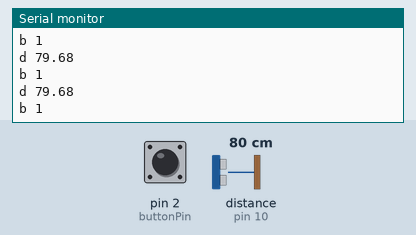
This sketch was run on a simulated Arduino Uno, built with avr-gcc and run on an emulated ATmega328P. Parts: the last lines printed to the serial monitor. Wiring (inferred from the names in the program): ultrasonic range finder: trigger pin 9; echo pin 10. The inputs (shaded band) are chosen by the test bench; at power-on: distance to the obstacle (sensor on pin 10) 80 cm, pin 2 (buttonPin) HIGH. The echo pulse lasts 58.3 µs per cm.

Above: at 1.2 s.
1.3 s: distance to the obstacle (sensor on pin 10) set to 2 cm
At 1.38 s:
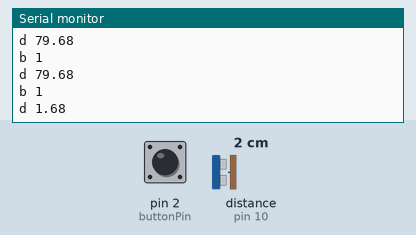
2.8 s: pin 2 (buttonPin) pulled LOW for 0.15 s
4.4 s: distance to the obstacle (sensor on pin 10) set to 299 cm
At 4.43 s:
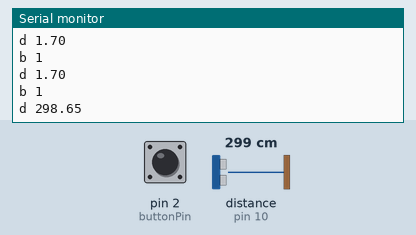
Timing chart, 0 to 7.4 s (numbered marks = the images above; inputs shaded):
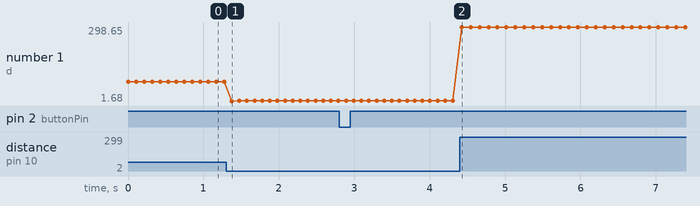

The sketch:

sketch_oct9a.ino
```cpp
const int trigPin = 9;

// defin the Trigger pin， trigPin is connected to 9 on the Arduino(same to the Tennsy 4.0)

const int echoPin = 10;

// defin the Echo pin, echoPin is connected to 10 on the Arduino(same to the Tennsy 4.0)

const int buttonPin = 2;

float duration, distance;

int buttonState;

// float  both have decimal points
// duration: store in time (in microseconds) between the sound wave being sent and recevied
// distance: store the calculated distance based on the measured time(cm)

void setup() {

  pinMode(trigPin, OUTPUT);

  // sets trigPin as an output pin

  pinMode(echoPin, INPUT);

  //sets echoPin as an input pin

  pinMode(buttonPin, INPUT_PULLUP);

  Serial.begin(9600);

  // sets the serial communication at a baud rate of 9600
  // in teensy may not need.
  // start send signal 9600 per seconds

  // put your setup code here, to run once

}

void loop() {

  digitalWrite(trigPin, LOW);

  // sets the trigPin to low to ensure it starts in a low state before seeding pulse

	delayMicroseconds(2);

  // delay time (measured in Microsenconds)

	digitalWrite(trigPin, HIGH);

  // sends high signal on the trigPin for triggering the sensor to send out a sound pulse

	delayMicroseconds(10);

  // keep the signal high for 10 microseconds

	digitalWrite(trigPin, LOW);

  // sets trigPin back to low signal (end the pulse)

  duration = pulseIn(echoPin, HIGH);

  // The timer starts when echoPin is HIGH, and stops when echoPin turns LOW.


  distance = (duration*.0343)/2;

  // 0.0343 means 343 meters per second (speed of sound in air) converted to centimeters per microsecond.


  // division by 2 because we need to consider the send and receive.


  // Header-based System
  Serial.print("d ");

  // print the text "Distance" to the console, print on the same line

  Serial.println(distance);

  // printIn for printing and then moving to the next line, so the  next output will start on a new line

  buttonState = digitalRead(buttonPin);


  Serial.print("b ");
  Serial.println(buttonState);

  delay(100);

  // pause the program for 100 milliseconds before taking the next measurement.

  // put your main code here, to run repeatedly:

}
```

Measured:
- after the input at 1.3 s, the serial monitor: prints a new line after 0.08 s (image 1)
- after the input at 4.4 s, the serial monitor: prints a new line at once (image 2)
- plotted number 1: 79.68 → 1.7 after the input at 1.3 s, 1.7 → 298.65 after the input at 4.4 s
